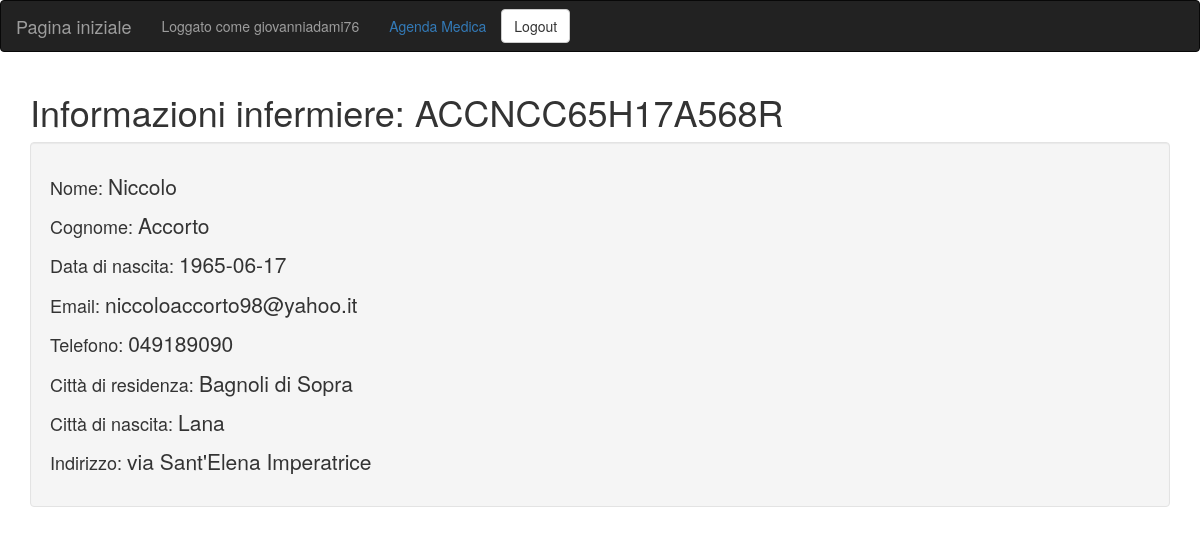
The app's page /sito_web/cgi-bin/info_infermiere.php?cf_infermiere=ACCNCC65H17A568R (signed in) with its own data.
### tables this page shows
CREATE TABLE Informazioni (

	CodiceFiscale  VARCHAR(16) NOT NULL PRIMARY KEY,
	DataNascita    DATE NOT NULL,
	Nome 		   VARCHAR(20) NOT NULL,
	Cognome		   VARCHAR(20) NOT NULL,
	Email		   VARCHAR(45),
	Sesso		   CHAR NOT NULL,
	Telefono	   VARCHAR(20) NOT NULL,
	CittaResidenza VARCHAR(45) NOT NULL,
	CittaNascita   VARCHAR(45) NOT NULL,
	Indirizzo	   VARCHAR(45) NOT NULL,
	CodiceASL 	   INT NOT NULL,

	FOREIGN KEY (CittaResidenza) REFERENCES Citta(Nome) 
		ON UPDATE CASCADE,
	FOREIGN KEY (CittaNascita) REFERENCES Citta(Nome) 
		ON UPDATE CASCADE,
	FOREIGN KEY (CodiceASL) REFERENCES ASL(Codice)
		
		

);

### sito_web/cgi-bin/db_config.php (called while the page is built, shortened)
<?php
class DBConfig
{
	private $db_server = "localhost";
	private $db_password = "";
	private $db_username = "";
	private $db_name = "ProgettoDataBase";
	private $db_conn = null;
	private function db_connection(){
		$this->db_conn = new mysqli($this->db_server, $this->db_username, $this->db_password, $this->db_name);
	}
	public function db_query($sql){
		$result = $this->db_conn->query($sql);
		$rows = array();
		if ($result && !is_bool($result)){
			$i = 0;
			while ($row = $result->fetch_assoc()){
				$rows[$i++] = $row;
			}
			$this->db_conn = null;
		}
		return $rows;
	}
}
?>

### sito_web/cgi-bin/info_infermiere.php (the view, shortened to what this page needs)
<!doctype html>
<html>
<head>
    <link rel="stylesheet" href="https://maxcdn.bootstrapcdn.com/bootstrap/3.3.6/css/bootstrap.min.css">
</head>
<body>
<?php
  if (isset($_SESSION['username'])){
    echo "<nav class='navbar navbar-inverse'>";
    echo "<div class='navbar-header'>";
    echo "<a class='navbar-brand' href='index.html'>Pagina iniziale</a>";
    echo "</div>";
    echo "<p class='navbar-text'>Loggato come ".$_SESSION['username']."</p>";
    if ($_SESSION['logged_as'] == 'dottore'){
    echo "<p class='navbar-text'><a href='indexdottore.php'>Agenda Medica</a></p>";
    echo "<form method='POST' action='#'><button type='submit' class='btn btn-default navbar-btn'>Logout</button></form>";
    } else {
      echo "<p class='navbar-text'><a href='indexadmin.php'>Amministrazione</a></p>";
      echo "<form method='POST' action='#'><button type='submit' class='btn btn-default navbar-btn'>Logout</button></form>";
    }
    echo "</nav>";
}
?>
<div class="container">
<?php
  include('db_config.php');
  if ($_SERVER['REQUEST_METHOD'] == 'GET' && isset($_GET['cf_infermiere'])){
    $db_conn = new DBConfig();
    $cod_fiscale = $_GET['cf_infermiere'];
    $rows = $db_conn->db_query("SELECT * FROM Informazioni AS I WHERE I.CodiceFiscale='".$cod_fiscale."';");
    if (count($rows)>0){
      $persona = $rows[0];
      echo "<h1>Informazioni infermiere: ".$persona['CodiceFiscale']."</h1>";
      echo "<div class='well'>";
      echo "<h4>Nome: <span class='lead'>".$persona['Nome']."</span></h4>";
      echo "<h4>Cognome: <span class='lead'>".$persona['Cognome']."</span></h4>";
      echo "<h4>Data di nascita: <span class='lead'>".$persona['DataNascita']."</span></h4>";
      echo "<h4>Email: <span class='lead'>".$persona['Email']."</span></h4>";
      echo "<h4>Telefono: <span class='lead'>".$persona['Telefono']."</span></h4>";
      echo "<h4>Città di residenza: <span class='lead'>".$persona['CittaResidenza']."</span></h4>";
      echo "<h4>Città di nascita: <span class='lead'>".$persona['CittaNascita']."</span></h4>";
      echo "<h4>Indirizzo: <span class='lead'>".$persona['Indirizzo']."</span></h4>";
      echo "</div>";
    }
  }
?>
</div>
</body>
</html>

### records on screen
informazioni: CodiceFiscale "ACCNCC65H17A568R", Nome "Niccolo", Cognome "Accorto", DataNascita "1965-06-17", Email "niccoloaccorto98@yahoo.it", Telefono "049189090", CittaResidenza "Bagnoli di Sopra", CittaNascita "Lana", Indirizzo "via Sant'Elena Imperatrice"

### other values on screen
$_SESSION['username'] "giovanniadami76"
